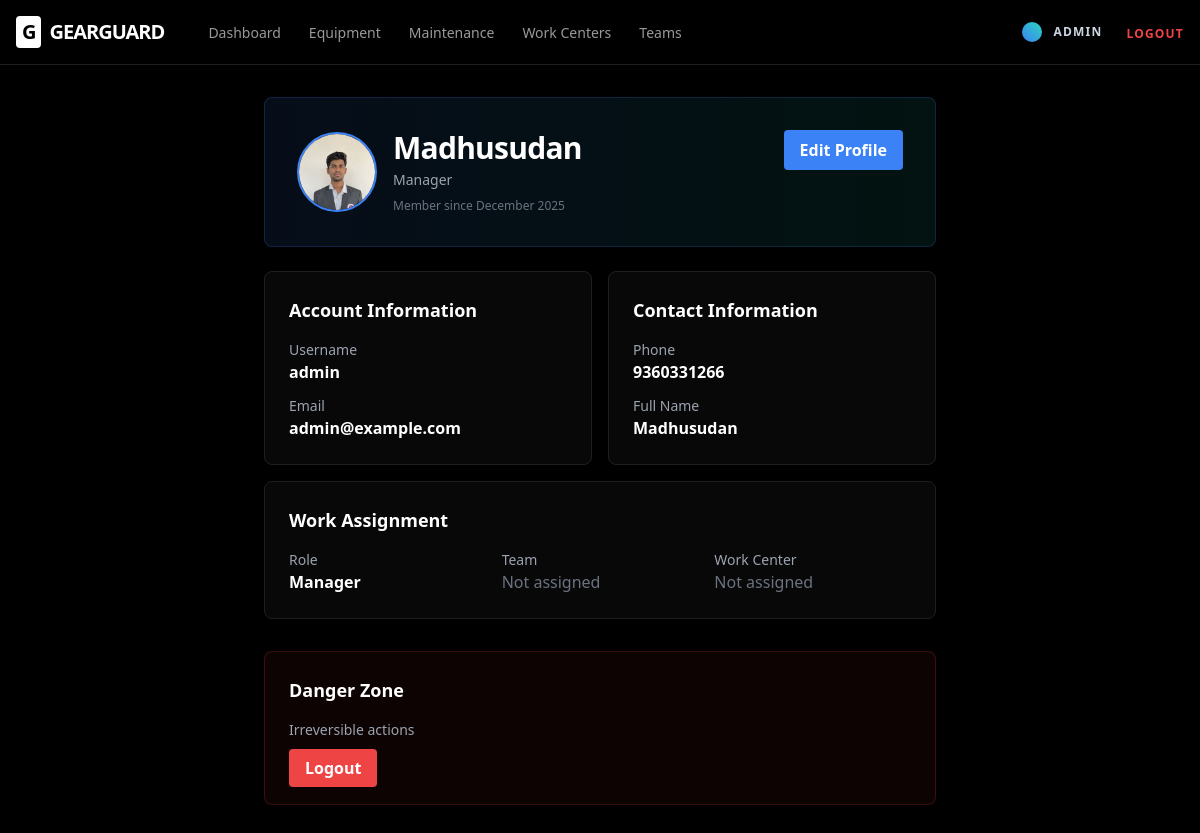
/accounts/profile/ (signed in), run on the app's committed database.
### accounts/models.py (models this page shows, shortened)
class UserProfile(models.Model):
	ROLE_CHOICES = [
		('admin', 'Admin'),
		('manager', 'Manager'),
		('technician', 'Technician'),
	]
	user = models.OneToOneField(settings.AUTH_USER_MODEL, on_delete=models.CASCADE)
	full_name = models.CharField(max_length=200, blank=True)
	email = models.EmailField(blank=True)
	phone = models.CharField(max_length=50, blank=True)
	role = models.CharField(max_length=30, choices=ROLE_CHOICES, blank=True)
	avatar = models.ImageField(upload_to='avatars/', null=True, blank=True)
	team = models.ForeignKey('teams.Team', null=True, blank=True, on_delete=models.SET_NULL)
	work_center = models.ForeignKey('teams.WorkCenter', null=True, blank=True, on_delete=models.SET_NULL)
	created_at = models.DateTimeField(auto_now_add=True)

### accounts/views.py (the view)
# urls.py: path('profile/', views.profile, name='profile'),
@login_required(login_url='accounts:login')
def profile(request):
	try:
		user_profile = request.user.userprofile
	except UserProfile.DoesNotExist:
		user_profile = UserProfile.objects.create(user=request.user)
	context = {
		'user_profile': user_profile
	}
	return render(request, 'accounts/profile.html', context)

### templates/accounts/profile.html
{% extends 'base.html' %}
{% block content %}
<div class="max-w-2xl mx-auto">
    <div class="bg-gradient-to-r from-blue-500/10 to-teal-500/10 border border-blue-500/20 rounded-lg p-8 mb-6">
        <div class="flex items-start justify-between">
            <div class="flex items-center gap-4">
                {% if user_profile.avatar %}
                <img src="{{ user_profile.avatar.url }}" alt="{{ user.username }}"
                    class="w-20 h-20 rounded-full border-2 border-blue-500">
                {% else %}
                <div
                    class="w-20 h-20 bg-gradient-to-tr from-blue-500 to-teal-400 rounded-full flex items-center justify-center">
                    <span class="text-2xl font-black text-white">{{ user.username|first|upper }}</span>
                </div>
                {% endif %}
                <div>
                    <h1 class="text-3xl font-black tracking-tight">{{ user_profile.full_name|default:user.username }}
                    </h1>
                    <p class="text-gray-400 text-sm mt-1">{{ user_profile.get_role_display|default:'No role assigned' }}
                    </p>
                    <p class="text-gray-500 text-xs mt-2">Member since {{ user.date_joined|date:"F Y" }}</p>
                </div>
            </div>
            <a href="{% url 'accounts:profile_edit' %}"
                class="px-4 py-2 bg-blue-500 hover:bg-blue-600 text-white rounded font-bold transition-colors">
                Edit Profile
            </a>
        </div>
    </div>
    <div class="grid grid-cols-1 md:grid-cols-2 gap-4">
        <div class="bg-card border border-border rounded-lg p-6">
            <h2 class="text-lg font-bold mb-4 text-white">Account Information</h2>
            <div class="space-y-3">
                <div>
                    <p class="text-gray-400 text-sm">Username</p>
                    <p class="text-white font-semibold">{{ user.username }}</p>
                </div>
                <div>
                    <p class="text-gray-400 text-sm">Email</p>
                    <p class="text-white font-semibold">{{ user.email|default:'Not provided' }}</p>
                </div>
            </div>
        </div>
        <div class="bg-card border border-border rounded-lg p-6">
            <h2 class="text-lg font-bold mb-4 text-white">Contact Information</h2>
            <div class="space-y-3">
                <div>
                    <p class="text-gray-400 text-sm">Phone</p>
                    <p class="text-white font-semibold">{{ user_profile.phone|default:'Not provided' }}</p>
                </div>
                <div>
                    <p class="text-gray-400 text-sm">Full Name</p>
                    <p class="text-white font-semibold">{{ user_profile.full_name|default:'Not provided' }}</p>
                </div>
            </div>
        </div>
        <div class="bg-card border border-border rounded-lg p-6 md:col-span-2">
            <h2 class="text-lg font-bold mb-4 text-white">Work Assignment</h2>
            <div class="grid grid-cols-1 md:grid-cols-3 gap-4">
                <div>
                    <p class="text-gray-400 text-sm">Role</p>
                    <p class="text-white font-semibold">{{ user_profile.get_role_display|default:'Not assigned' }}</p>
                </div>
                <div>
                    <p class="text-gray-400 text-sm">Team</p>
                    {% if user_profile.team %}
                    <a href="{% url 'teams:team_detail' user_profile.team.id %}"
                        class="text-blue-400 hover:text-blue-300 font-semibold">
                        {{ user_profile.team.name }}
                    </a>
                    {% else %}
                    <p class="text-gray-500">Not assigned</p>
                    {% endif %}
                </div>
                <div>
                    <p class="text-gray-400 text-sm">Work Center</p>
                    {% if user_profile.work_center %}
                    <a href="{% url 'teams:workcenter_detail' user_profile.work_center.id %}"
                        class="text-blue-400 hover:text-blue-300 font-semibold">
                        {{ user_profile.work_center.name }}
                    </a>
                    {% else %}
                    <p class="text-gray-500">Not assigned</p>
                    {% endif %}
                </div>
            </div>
        </div>
    </div>
    <div class="mt-8 p-6 bg-red-500/5 border border-red-500/20 rounded-lg">
        <h2 class="text-lg font-bold mb-4 text-white">Danger Zone</h2>
        <p class="text-gray-400 text-sm mb-4">Irreversible actions</p>
        <a href="{% url 'accounts:logout' %}"
            class="px-4 py-2 bg-red-500 hover:bg-red-600 text-white rounded font-bold transition-colors">
            Logout
        </a>
    </div>
</div>
{% endblock %}

### templates/base.html (shortened to what this page needs)
{% load static %}
<!doctype html>
<html lang="en">
<head>
  <script src="https://cdn.tailwindcss.com"></script>
</head>
<body class="bg-black text-white selection:bg-blue-500/30">
  <header class="app-header">
    <div class="max-w-7xl mx-auto px-4 h-16 flex items-center justify-between">
      <div class="flex items-center gap-8 h-16">
        <h1 class="text-xl font-black tracking-tighter flex items-center gap-2">
          <span class="bg-white text-black px-1.5 py-0.5 rounded">G</span>
          GEARGUARD
        </h1>
        {% if user.is_authenticated %}
        <nav class="hidden md:flex items-center gap-1 h-16">
          <a href="/" class="nav-link {% if request.path == '/' %}active{% endif %}">Dashboard</a>
          <a href="/equipment/" class="nav-link {% if '/equipment/' in request.path %}active{% endif %}">Equipment</a>
          <a href="/maintenance/" class="nav-link {% if '/maintenance/' in request.path %}active{% endif %}">
            Maintenance
          </a>
          <a href="{% url 'teams:workcenter_list' %}"
            class="nav-link {% if '/teams/workcenters/' in request.path %}active{% endif %}">
            Work Centers
          </a>
          <a href="{% url 'teams:team_list' %}"
            class="nav-link {% if '/teams/' in request.path and '/workcenters/' not in request.path %}active{% endif %}">
            Teams
          </a>
        </nav>
        {% endif %}
      </div>
      <div class="flex items-center gap-6 h-16">
        {% if user.is_authenticated %}
        <div class="flex items-center gap-3">
          <div class="w-5 h-5 bg-gradient-to-tr from-blue-500 to-teal-400 rounded-full"></div>
          <a href="{% url 'accounts:profile' %}"
            class="text-xs font-bold text-slate-300 uppercase tracking-widest hover:text-white">
            {{ user.username }}
          </a>
        </div>
        <form method="post" action="{% url 'accounts:logout' %}">
          <button type="submit" class="text-xs font-bold text-red-500 uppercase tracking-widest hover:text-red-400">
            Logout
          </button>
        </form>
        {% endif %}
      </div>
    </div>
  </header>
  <main class="max-w-7xl mx-auto px-4 py-8">
    {% block content %}{% endblock %}
  </main>
</body>
</html>

### templates/base.html (style rules this page uses)
.app-header { border-bottom: 1px solid hsl(0, 0%, 12%); background: rgba(0, 0, 0, 0.6); backdrop-filter: blur(12px); position: sticky; top: 0; z-index: 50; }
.nav-link { font-size: 0.875rem; font-weight: 500; color: hsl(0, 0%, 60%); padding: 0.5rem 0.75rem; transition: color 0.2s; }

### data on the page
UserProfile: avatar (placeholder picture), full_name "Madhusudan", role "Manager", phone "9360331266"

### other printed values
{{ user.username }} "ADMIN"
{{ user.date_joined|date:"F Y" }} "December 2025"
{{ user.username }} "admin"
{{ user.email|default:'Not provided' }} "admin@example.com"
